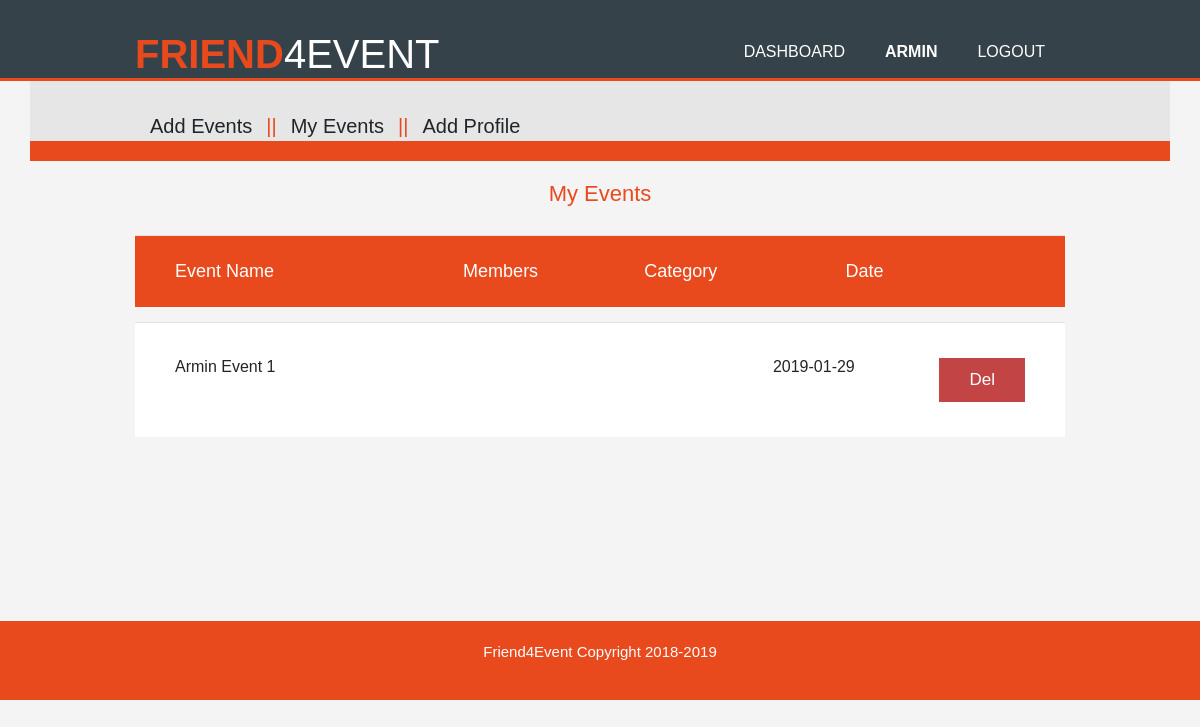
The page /myevents (signed in) on the database its author committed.
### app.py (models this page shows, shortened)
class User(db.Model, UserMixin):
    user_id = db.Column(db.Integer, primary_key=True)
    username = db.Column(db.String(80), unique=True, nullable=False)
    email = db.Column(db.String(120), unique=True, nullable=False)
    password = db.Column(db.String(120), nullable=False)
    personal_details = db.Column(db.String(256))
    description = db.Column(db.String(256))
    confirmed = db.Column(db.Boolean(), default=False)
    events = db.relationship('Event', backref='user')
    attendees = db.relationship('Attendee', backref='user')

class Event(db.Model):
    event_id = db.Column(db.Integer, primary_key=True)
    name = db.Column(db.String(127), nullable=False)
    date = db.Column(db.Date, nullable=False, default=dt.datetime.now().date())
    description = db.Column(db.String(256), nullable=False)
    user_id = db.Column(db.Integer, db.ForeignKey('user.user_id'), nullable=False)
    event_category = db.Column(db.Integer, db.ForeignKey('event_category.cat_id'), nullable=False)

### app.py (the view)
@app.route('/myevents')
@login_required
def my_events():
    attendees = {}
    events = Event.query.filter_by(user_id=current_user.user_id).all()
    for event in events:
        joiners = Attendee.query.filter_by(event_id=event.event_id).all()
        attendees[event.event_id] = joiners
    print(attendees)
    return render_template('my_events.html', events=events, attendees=attendees)

### app.py (called while the page is built)
@login_manager.user_loader
def load_user(user_id):
    return User.query.get(user_id)

### templates/my_events.html (shortened to what this page needs)
{% extends 'layout.html' %}
{% block body %}
	<section class="container menu-hr">
		<div id="menu-hr">
			<ul>
				<li><a href="{{ url_for('add_event') }}">Add Events</a></li>
				<li class="sp">||</li>
				<li><a href="{{ url_for('my_events') }}">My Events</a></li>
				<li class="sp">||</li>
				<li><a href="{{ url_for('profile') }}">Add Profile</a></li>
			</ul>
		</div>
	</section>
	<section id="Content" class="content-table-mode">
		<h1>My Events</h1>
		<div class="container table">
			<div class="c">
				<table class="header">
					<tr>
						<th class="c-name">Event Name</th>
						<th class="c-member">Members</th>
						<th class="c-cat">Category</th>
						<th class="c-date">Date</th>
						<th class="c-btn"></th>
					</tr>
				</table>
				<table class="body">
					{% for event in events %}
						<tr>
							<td class="c-name">{{ event.name }}</td>
							<td class="c-member">
							</td>
							<td class="c-cat">{{ event.event_type }}</td>
							<td class="c-date">{{ event.date }}</td>
							<td class="c-btn">
								<a href="{{url_for('delete_event', event_id=event.event_id)}}" class="red-btn"><span>Del</span></a>
							</td>
						</tr>
					{% endfor %}
				</table>
			</div>
		</div>
	</section>
	<footer>
		<p>Friend4Event Copyright 2018-2019</p>
	</footer>
	{% endblock body %}

### templates/layout.html (shortened to what this page needs)
<!doctype html>
<html>
<head>
  <link rel="stylesheet" href="https://stackpath.bootstrapcdn.com/bootstrap/4.1.3/css/bootstrap.min.css">
  <link rel="stylesheet" href="{{ url_for('static', filename='css/style.css') }}">
</head>
<body>
  <header>
    <div class="container">
      <div id="branding">
        <a href="{{url_for('index')}}"><h1><span class="highlight">Friend</span>4Event</h1></a>
      </div>
      <nav>
        <ul>
          {% if current_user.is_authenticated %}
            <li><a href="{{ url_for('dashboard') }}">Dashboard</a></li>
            <li><a href="{{ url_for('profile') }}"><b>{{current_user.username}}</b></a></li>
            <li><a href="{{ url_for('logout') }}">Logout</a></li>
          {% else %}
            <li><a href="{{ url_for('index') }}">Home</a></li>
            <li><a href="{{ url_for('index') }}#events">Events</a></li>
            <li><a href="{{ url_for('register') }}#reg_form">Register</a></li>
            <li><a href="{{ url_for('login') }}#login_form">Login</a></li>
          {% endif %}
        </ul>
      </nav>
    </div>
  </header>
  {% block body %}{% endblock body%}
</body>
</html>

### static/css/style.css (style rules this page uses)
body { font-family: Arial,Helvetica,sans-serif; font-size: 15px; line-height: 1.5; padding:0; margin:0; background-color: #f4f4f4; }
.container { width: 80%; margin:auto; overflow: hidden; }
ul { margin:0; padding: 0; }
header { background: #35424a; color: #ffffff; padding-top: 30px; min-height:70px; border-bottom: #e8491d 3px solid; }
header a { color:#ffffff; text-decoration: none; text-transform: uppercase; font-size: 16px; }
header li { float:left; display: inline; padding:0 20px 0 20px; }
header #branding { float:left; }
header #branding h1 { margin:0; }
header nav { float:right; margin-top: 10px; }
header .highlight, header .current a { color:#e8491d; font-weight: bold; }
.container.menu-hr { width:100%; box-sizing:border-box; padding:0 10%; background-color:#e6e6e6; border-bottom:20px solid #e8491d; }
#menu-hr { padding-top:30px; height:60px; }
#menu-hr ul { list-style:none; }
#menu-hr li a { color:inherit; text-decoration:none; }
#menu-hr li { float:left; padding:0 7px; font-size:20px; }
#menu-hr li.sp { color:#e8491d; }
#menu-hr li:first-child { padding-left:0; }
.content-table-mode { margin-bottom:60px; min-height:calc(100vh - 400px); }
#Content > h1 { color:#e8491d; text-align:center; font:22px Arial; padding:20px 0; }
#Content table { border-collapse:collapse; width:100%; }
#Content table td, #Content table th { text-align:center; }
#Content table td:first-child, #Content table th:first-child { text-align:left; }
#Content table .c-name { width:40%; }
#Content table .c-cat { width:25%; }
#Content table .c-date { width:20%; }
#Content table .c-btn { width:25%; }
#Content table th { background-color:#e8491d; padding:25px 40px; color:#fff; font:18px Arial; }
#Content table.body { margin-top:15px; }
#Content table td { background-color:#fff; padding:35px 40px; font:16px Arial; }
#Content table td.c-cat { color:#e8491d; }
#Content table td.c-member { color:#0d703b; }
footer { padding:20px; color:white; background-color:#e8491d; text-align: center; }
#Content table td a.red-btn span { display:inline-block; background-color:#c24444; color:#fff; padding:12px 30px; color:#fff; font:17px Arial; }

### rows shown on the page
User: username "ARMIN"
Event: name "Armin Event 1", date "2019-01-29"
